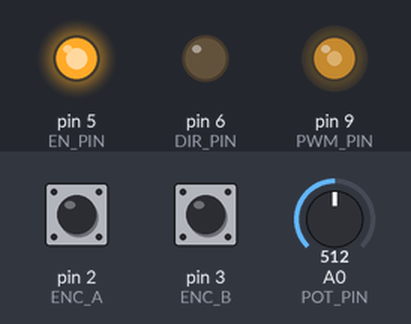
Recording of a sketch running on a simulated Arduino Uno, built with avr-gcc and run on an emulated ATmega328P. On the bench: output pins drawn as LEDs (lit = HIGH). The test bench sets the inputs (shaded band); at power-on: A0 (POT_PIN) = 512, pin 2 (ENC_A) HIGH, pin 3 (ENC_B) HIGH. What the sketch prints to the serial monitor is not drawn.

Above: at 1.2 s.
1.3 s: A0 (POT_PIN) set to 716
At 1.9 s:
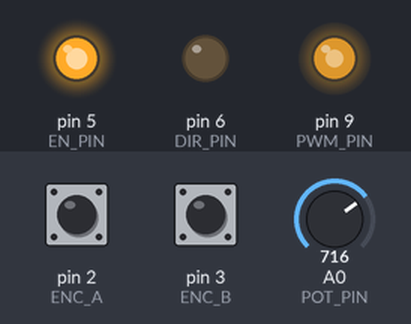
2.8 s: A0 (POT_PIN) set to 900
At 3.3 s:
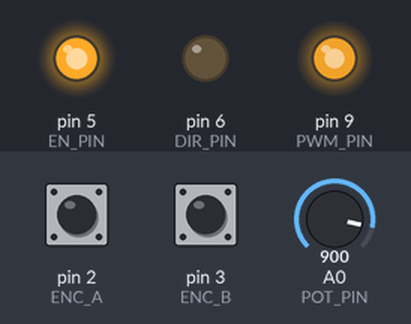
4.3 s: A0 (POT_PIN) set to 122
At 4.8 s:
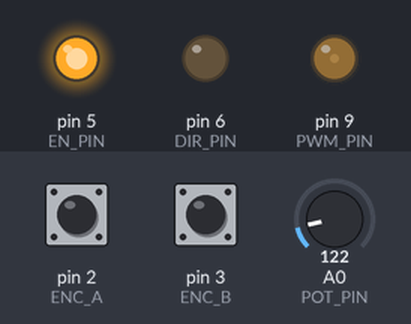
5.8 s: A0 (POT_PIN) set to 0
At 6.3 s:
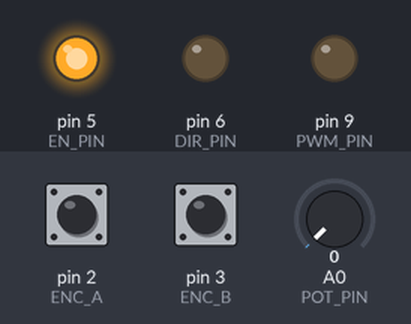
7.3 s: A0 (POT_PIN) set to 511
At 7.7 s:
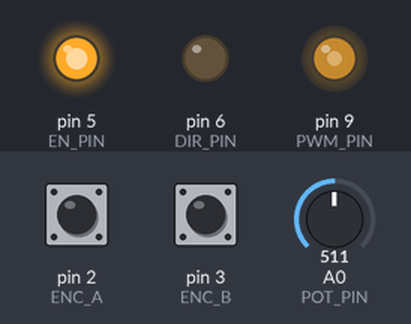
Timing chart, 0 to 9.8 s (numbered marks = the images above; inputs shaded):
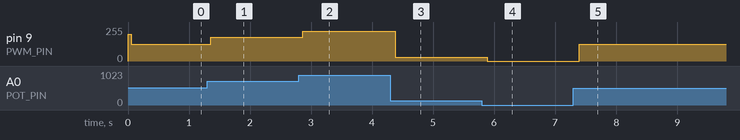

Measured:
- after the input at 1.3 s, pin 9 (PWM_PIN): 127/255 → 178/255 after 0.06 s
- after the input at 2.8 s, pin 9 (PWM_PIN): 178/255 → 224/255 after 0.07 s
- after the input at 4.3 s, pin 9 (PWM_PIN): 224/255 → 30/255 after 0.08 s
- after the input at 5.8 s, pin 9 (PWM_PIN): 30/255 → 0/255 after 0.09 s
- after the input at 7.3 s, pin 9 (PWM_PIN): 0/255 → 127/255 after 0.09 s

The sketch:

NIDEC_24H_test.ino
```cpp
#include <Arduino.h>
const uint8_t EN_PIN = 5;
const uint8_t DIR_PIN = 6;
const uint8_t PWM_PIN = 9;
const uint8_t POT_PIN = A0;
const uint8_t ENC_A = 2;
const uint8_t ENC_B = 3;
uint32_t pot_value;
uint8_t direction = 0;
uint32_t RPM = 0;
volatile uint8_t counter;
volatile uint32_t current_time;
#define A 0
#define B 1
#define CW 1
#define CCW 0
#define PPR 100
#define EMA_MULTI 0.60
typedef struct container{
  uint8_t identifier;
  volatile uint8_t state = 0;
  volatile uint32_t timing = 0;
  volatile uint32_t elapsed_time = 0;
  container* other;
};
struct container FDBK_A;
struct container FDBK_B;
void setup() {
  // put your setup code here, to run once:
  FDBK_A.identifier = A;
  FDBK_B.identifier = B;
  FDBK_A.other = &FDBK_B;
  FDBK_B.other = &FDBK_A;
  Serial.begin(9600);
  pinMode(PWM_PIN, OUTPUT);
  pinMode(EN_PIN, OUTPUT);
  pinMode(DIR_PIN, OUTPUT);
  pinMode(ENC_A, INPUT_PULLUP);
  pinMode(ENC_B, INPUT_PULLUP);
  // Clear Timer1 Control Registers
  TCCR1A = 0;
  // Set Timer1 to Fast PWM mode using ICR1 (Mode 14)
  // Enable PWM on Channel A (Pin 9) and Channel B (Pin 10)
  TCCR1A = (1 << COM1A1) | (1 << COM1B1) | (1 << WGM11);
  // Set the frequency: 16MHz / (Prescaler * Desired_Freq)
  // 16,000,000 / (1 * 20,000) = 800. Subtract 1 because counting starts at 0.
  ICR1 = 799;
  // Set Duty Cycle for Pin 9 (between 0 and 799)
  OCR1A = 400; // 50% duty cycle
  digitalWrite(EN_PIN, HIGH);
  digitalWrite(DIR_PIN, LOW);
  attachInterrupt(digitalPinToInterrupt(ENC_A), PulseInterruptA, CHANGE);
  attachInterrupt(digitalPinToInterrupt(ENC_B), PulseInterruptB, CHANGE);
  FDBK_A.elapsed_time = millis();
  FDBK_B.elapsed_time = millis();
}
void PulseInterruptA(){ //this time using CHANGE instead of just RISING or FALLING, so everytime this ISR is triggered we get the time between each pulse
    current_time = micros();
    FDBK_A.timing = current_time-FDBK_A.elapsed_time;
    FDBK_A.elapsed_time = current_time;
  if (FDBK_A.other->state){ //if the other signal has already arrived, means that the FDBK_A signal is the last one, and the FDBK_B signal came first
      direction = CCW;
      FDBK_A.state = 0;
      FDBK_A.other->state = !FDBK_A.other->state; //and we reset the other wire's state back to 0
  }
  else{ //else we just switch on the current wire's state
    FDBK_A.state = !FDBK_A.state;}
}
void PulseInterruptB(){
  current_time = micros();
  FDBK_B.timing = current_time-FDBK_B.elapsed_time;
  FDBK_B.elapsed_time = current_time;
  if (FDBK_B.other->state){ //if the other signal has already arrived, means that the FDBK_A signal is the last one, and the FDBK_B signal came first
      direction = CW;
      FDBK_B.state = 0;
        FDBK_B.other->state = !FDBK_B.other->state; //and we reset the other wire's state back to 0
  }
  else{ //else we just switch on the current wire's state
    FDBK_B.state = !FDBK_B.state;}
}
uint32_t calculate_rpm(volatile uint32_t time_between_pulses){
  if (!time_between_pulses){
    return 0;
  }
  return uint32_t(600000/(time_between_pulses)); //time taken for 1 revolution in microseconds
}
uint32_t expo_moving_average(uint32_t prev_rpm, uint32_t current_rpm, float multiplier){ //using the formula for exponential moving average to smoothen out the RPM values
  return uint32_t(multiplier*current_rpm + (prev_rpm*(1-multiplier))); //large multiplier value to smoothen out more (more lag)
}
void check_validity_timing(void){ //this helper function is to check if rpm has gone to 0 (eg sudden stop)
  if (((micros()-FDBK_A.elapsed_time) > 5000) && ((micros()-FDBK_B.elapsed_time) > 5000)){ //since if the current time micros() has exceeded the last recorded time a pulse was detected by more than 1 seconds we reset the timing attribute
    FDBK_A.timing = 0;
    FDBK_B.timing = 0;
  }
}
void loop() {
  // put your main code here, to run repeatedly:
  pot_value = map(analogRead(POT_PIN), 0, 1023, 0, 510);
  delay(50);
  //Serial.print("Current pot_value: ");
  //Serial.println(pot_value);
  OCR1A = pot_value;
  //Serial.print("RPM:");
  Serial.println(RPM);
  //Serial.print("Direction: ");
  //Serial.println(direction);
  check_validity_timing();
  RPM = expo_moving_average((calculate_rpm(FDBK_A.timing*2) + calculate_rpm(FDBK_B.timing*2))/2, RPM, EMA_MULTI);
}
```
